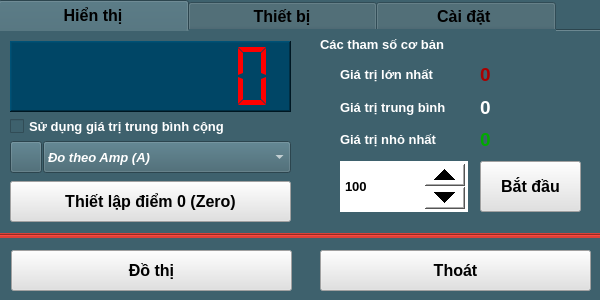
<?xml version="1.0" encoding="UTF-8"?>
<ui version="4.0">
 <class>Sensor_SEN0151</class>
 <widget class="QWidget" name="Sensor_SEN0151">
  <property name="geometry">
   <rect>
    <x>0</x>
    <y>0</y>
    <width>600</width>
    <height>300</height>
   </rect>
  </property>
  <property name="windowTitle">
   <string>Form</string>
  </property>
  <property name="windowIcon">
   <iconset resource="../image.qrc">
    <normaloff>:/image/CUR0151_Icon.jpg</normaloff>:/image/CUR0151_Icon.jpg</iconset>
  </property>
  <property name="styleSheet">
   <string notr="true">background-color: rgb(62, 97, 109);</string>
  </property>
  <widget class="QTabWidget" name="tabWidget">
   <property name="geometry">
    <rect>
     <x>-2</x>
     <y>0</y>
     <width>607</width>
     <height>238</height>
    </rect>
   </property>
   <property name="font">
    <font>
     <pointsize>12</pointsize>
     <bold>true</bold>
    </font>
   </property>
   <property name="styleSheet">
    <string notr="true">background-color: rgb(62, 97, 109);</string>
   </property>
   <property name="currentIndex">
    <number>0</number>
   </property>
   <property name="elideMode">
    <enum>Qt::ElideNone</enum>
   </property>
   <widget class="QWidget" name="tab_Infor_4">
    <attribute name="title">
     <string>            Hiển thị            </string>
    </attribute>
    <widget class="QLCDNumber" name="lcdNumber_Value">
     <property name="geometry">
      <rect>
       <x>10</x>
       <y>10</y>
       <width>281</width>
       <height>71</height>
      </rect>
     </property>
     <property name="styleSheet">
      <string notr="true">background-color: rgb(0, 70, 102);
color: rgb(255, 0, 0);</string>
     </property>
     <property name="frameShape">
      <enum>QFrame::WinPanel</enum>
     </property>
     <property name="lineWidth">
      <number>1</number>
     </property>
     <property name="smallDecimalPoint">
      <bool>false</bool>
     </property>
     <property name="digitCount">
      <number>7</number>
     </property>
     <property name="segmentStyle">
      <enum>QLCDNumber::Flat</enum>
     </property>
     <property name="value" stdset="0">
      <double>0.000000000000000</double>
     </property>
     <property name="intValue" stdset="0">
      <number>0</number>
     </property>
    </widget>
    <widget class="QPushButton" name="pushButton_3">
     <property name="geometry">
      <rect>
       <x>10</x>
       <y>110</y>
       <width>32</width>
       <height>32</height>
      </rect>
     </property>
     <property name="styleSheet">
      <string notr="true"/>
     </property>
     <property name="text">
      <string/>
     </property>
     <property name="icon">
      <iconset resource="../image.qrc">
       <normaloff>:/image/CUR0151_Icon.jpg</normaloff>:/image/CUR0151_Icon.jpg</iconset>
     </property>
     <property name="iconSize">
      <size>
       <width>32</width>
       <height>32</height>
      </size>
     </property>
    </widget>
    <widget class="QComboBox" name="comboBox_Temp_Unit">
     <property name="geometry">
      <rect>
       <x>43</x>
       <y>110</y>
       <width>248</width>
       <height>32</height>
      </rect>
     </property>
     <property name="font">
      <font>
       <pointsize>10</pointsize>
       <italic>true</italic>
       <bold>true</bold>
      </font>
     </property>
     <property name="layoutDirection">
      <enum>Qt::LeftToRight</enum>
     </property>
     <property name="styleSheet">
      <string notr="true">background-color: rgb(62, 97, 109);
color: rgb(255, 255, 255);</string>
     </property>
     <property name="editable">
      <bool>false</bool>
     </property>
     <item>
      <property name="text">
       <string>Đo theo Amp (A)</string>
      </property>
     </item>
     <item>
      <property name="text">
       <string>Đo theo milliAmp (mA)</string>
      </property>
     </item>
    </widget>
    <widget class="QSpinBox" name="spinBox_setSample">
     <property name="geometry">
      <rect>
       <x>340</x>
       <y>130</y>
       <width>128</width>
       <height>51</height>
      </rect>
     </property>
     <property name="font">
      <font>
       <pointsize>10</pointsize>
       <bold>true</bold>
      </font>
     </property>
     <property name="styleSheet">
      <string notr="true">QSpinBox
{
background-color: rgb(255, 255, 255);
color: rgb(0, 0, 0);
}
QSpinBox::up-button
{
    min-width:40px;
    min-height: 20px;
}
QSpinBox::down-button
{
    min-width: 40px;
    min-height: 20px;
}
</string>
     </property>
     <property name="minimum">
      <number>10</number>
     </property>
     <property name="maximum">
      <number>9999999</number>
     </property>
     <property name="value">
      <number>100</number>
     </property>
    </widget>
    <widget class="QPushButton" name="pushButton_getSamples">
     <property name="geometry">
      <rect>
       <x>480</x>
       <y>130</y>
       <width>101</width>
       <height>51</height>
      </rect>
     </property>
     <property name="font">
      <font>
       <pointsize>12</pointsize>
       <bold>true</bold>
      </font>
     </property>
     <property name="styleSheet">
      <string notr="true">background-color: rgb(225, 225, 225);</string>
     </property>
     <property name="text">
      <string>Bắt đầu</string>
     </property>
    </widget>
    <widget class="QLabel" name="label_sampleInfo">
     <property name="geometry">
      <rect>
       <x>320</x>
       <y>0</y>
       <width>261</width>
       <height>26</height>
      </rect>
     </property>
     <property name="font">
      <font>
       <pointsize>10</pointsize>
       <bold>true</bold>
      </font>
     </property>
     <property name="styleSheet">
      <string notr="true">color: rgb(255, 255, 255);</string>
     </property>
     <property name="text">
      <string>Các tham số cơ bản</string>
     </property>
    </widget>
    <widget class="QWidget" name="verticalLayoutWidget_16">
     <property name="geometry">
      <rect>
       <x>340</x>
       <y>30</y>
       <width>128</width>
       <height>92</height>
      </rect>
     </property>
     <layout class="QVBoxLayout" name="verticalLayout_16">
      <item>
       <widget class="QLabel" name="label_22">
        <property name="font">
         <font>
          <pointsize>10</pointsize>
          <bold>true</bold>
         </font>
        </property>
        <property name="styleSheet">
         <string notr="true">color: rgb(255, 255, 255);</string>
        </property>
        <property name="text">
         <string>Giá trị lớn nhất</string>
        </property>
       </widget>
      </item>
      <item>
       <widget class="QLabel" name="label_29">
        <property name="font">
         <font>
          <pointsize>10</pointsize>
          <bold>true</bold>
         </font>
        </property>
        <property name="styleSheet">
         <string notr="true">color: rgb(255, 255, 255);</string>
        </property>
        <property name="text">
         <string>Giá trị trung bình</string>
        </property>
       </widget>
      </item>
      <item>
       <widget class="QLabel" name="label_30">
        <property name="font">
         <font>
          <pointsize>10</pointsize>
          <bold>true</bold>
         </font>
        </property>
        <property name="styleSheet">
         <string notr="true">color: rgb(255, 255, 255);</string>
        </property>
        <property name="text">
         <string>Giá trị nhỏ nhất</string>
        </property>
       </widget>
      </item>
     </layout>
    </widget>
    <widget class="QWidget" name="verticalLayoutWidget_17">
     <property name="geometry">
      <rect>
       <x>480</x>
       <y>30</y>
       <width>101</width>
       <height>92</height>
      </rect>
     </property>
     <layout class="QVBoxLayout" name="verticalLayout_17">
      <item>
       <widget class="QLabel" name="label_ValueMax">
        <property name="font">
         <font>
          <pointsize>14</pointsize>
          <bold>true</bold>
         </font>
        </property>
        <property name="styleSheet">
         <string notr="true">color: rgb(170, 0, 0);</string>
        </property>
        <property name="text">
         <string>0</string>
        </property>
       </widget>
      </item>
      <item>
       <widget class="QLabel" name="label_ValueAvg">
        <property name="font">
         <font>
          <pointsize>14</pointsize>
          <bold>true</bold>
         </font>
        </property>
        <property name="styleSheet">
         <string notr="true">color: rgb(255, 255, 255);</string>
        </property>
        <property name="text">
         <string>0</string>
        </property>
       </widget>
      </item>
      <item>
       <widget class="QLabel" name="label_ValueMin">
        <property name="font">
         <font>
          <pointsize>14</pointsize>
          <bold>true</bold>
         </font>
        </property>
        <property name="styleSheet">
         <string notr="true">color: rgb(0, 170, 0);</string>
        </property>
        <property name="text">
         <string>0</string>
        </property>
       </widget>
      </item>
     </layout>
    </widget>
    <widget class="QCheckBox" name="checkBox_setMathAvg">
     <property name="geometry">
      <rect>
       <x>10</x>
       <y>82</y>
       <width>281</width>
       <height>27</height>
      </rect>
     </property>
     <property name="font">
      <font>
       <pointsize>10</pointsize>
       <bold>true</bold>
      </font>
     </property>
     <property name="styleSheet">
      <string notr="true">color: rgb(255, 255, 255);</string>
     </property>
     <property name="text">
      <string>Sử dụng giá trị trung bình cộng</string>
     </property>
    </widget>
    <widget class="QPushButton" name="pushButton_SetZero">
     <property name="geometry">
      <rect>
       <x>10</x>
       <y>150</y>
       <width>281</width>
       <height>41</height>
      </rect>
     </property>
     <property name="font">
      <font>
       <pointsize>12</pointsize>
       <bold>true</bold>
      </font>
     </property>
     <property name="styleSheet">
      <string notr="true">background-color: rgb(225, 225, 225);</string>
     </property>
     <property name="text">
      <string>Thiết lập điểm 0 (Zero)</string>
     </property>
    </widget>
   </widget>
   <widget class="QWidget" name="tab_8">
    <attribute name="title">
     <string>            Thiết bị            </string>
    </attribute>
    <widget class="QWidget" name="verticalLayoutWidget_18">
     <property name="geometry">
      <rect>
       <x>150</x>
       <y>10</y>
       <width>291</width>
       <height>101</height>
      </rect>
     </property>
     <layout class="QVBoxLayout" name="verticalLayout_18">
      <item>
       <widget class="QLabel" name="label_Name">
        <property name="font">
         <font>
          <pointsize>10</pointsize>
         </font>
        </property>
        <property name="styleSheet">
         <string notr="true">color: rgb(255, 255, 255);</string>
        </property>
        <property name="text">
         <string/>
        </property>
       </widget>
      </item>
      <item>
       <widget class="QLabel" name="label_Address">
        <property name="font">
         <font>
          <pointsize>10</pointsize>
         </font>
        </property>
        <property name="styleSheet">
         <string notr="true">color: rgb(255, 255, 255);</string>
        </property>
        <property name="text">
         <string/>
        </property>
       </widget>
      </item>
      <item>
       <widget class="QLabel" name="label_SerialNumber">
        <property name="font">
         <font>
          <pointsize>10</pointsize>
         </font>
        </property>
        <property name="styleSheet">
         <string notr="true">color: rgb(255, 255, 255);</string>
        </property>
        <property name="text">
         <string/>
        </property>
       </widget>
      </item>
     </layout>
    </widget>
    <widget class="QWidget" name="verticalLayoutWidget_19">
     <property name="geometry">
      <rect>
       <x>10</x>
       <y>10</y>
       <width>111</width>
       <height>131</height>
      </rect>
     </property>
     <layout class="QVBoxLayout" name="verticalLayout_19">
      <item>
       <widget class="QLabel" name="label_31">
        <property name="font">
         <font>
          <pointsize>10</pointsize>
          <bold>true</bold>
         </font>
        </property>
        <property name="styleSheet">
         <string notr="true">color: rgb(255, 255, 255);</string>
        </property>
        <property name="text">
         <string>Tên thiết bị:</string>
        </property>
       </widget>
      </item>
      <item>
       <widget class="QLabel" name="label_32">
        <property name="font">
         <font>
          <pointsize>10</pointsize>
          <bold>true</bold>
         </font>
        </property>
        <property name="styleSheet">
         <string notr="true">color: rgb(255, 255, 255);</string>
        </property>
        <property name="text">
         <string>Địa chỉ:</string>
        </property>
       </widget>
      </item>
      <item>
       <widget class="QLabel" name="label_33">
        <property name="font">
         <font>
          <pointsize>10</pointsize>
          <bold>true</bold>
         </font>
        </property>
        <property name="styleSheet">
         <string notr="true">color: rgb(255, 255, 255);</string>
        </property>
        <property name="text">
         <string>Mã sê-ri:</string>
        </property>
       </widget>
      </item>
      <item>
       <widget class="QLabel" name="label_34">
        <property name="font">
         <font>
          <pointsize>10</pointsize>
          <bold>true</bold>
         </font>
        </property>
        <property name="styleSheet">
         <string notr="true">color: rgb(255, 255, 255);</string>
        </property>
        <property name="text">
         <string>Mô tả:</string>
        </property>
       </widget>
      </item>
     </layout>
    </widget>
    <widget class="QWidget" name="verticalLayoutWidget_20">
     <property name="geometry">
      <rect>
       <x>150</x>
       <y>110</y>
       <width>291</width>
       <height>61</height>
      </rect>
     </property>
     <layout class="QVBoxLayout" name="verticalLayout_20">
      <item>
       <widget class="QLabel" name="label_Description">
        <property name="font">
         <font>
          <pointsize>10</pointsize>
         </font>
        </property>
        <property name="styleSheet">
         <string notr="true">color: rgb(255, 255, 255);</string>
        </property>
        <property name="text">
         <string/>
        </property>
        <property name="alignment">
         <set>Qt::AlignLeading|Qt::AlignLeft|Qt::AlignTop</set>
        </property>
       </widget>
      </item>
     </layout>
    </widget>
   </widget>
   <widget class="QWidget" name="tab_9">
    <attribute name="title">
     <string>           Cài đặt            </string>
    </attribute>
    <widget class="QLabel" name="label_35">
     <property name="geometry">
      <rect>
       <x>277</x>
       <y>40</y>
       <width>41</width>
       <height>22</height>
      </rect>
     </property>
     <property name="font">
      <font>
       <pointsize>10</pointsize>
       <bold>true</bold>
      </font>
     </property>
     <property name="styleSheet">
      <string notr="true">color: rgb(255, 255, 255);</string>
     </property>
     <property name="text">
      <string>(ms)</string>
     </property>
    </widget>
    <widget class="QLabel" name="label_36">
     <property name="geometry">
      <rect>
       <x>20</x>
       <y>40</y>
       <width>141</width>
       <height>22</height>
      </rect>
     </property>
     <property name="font">
      <font>
       <pointsize>10</pointsize>
       <bold>true</bold>
      </font>
     </property>
     <property name="styleSheet">
      <string notr="true">color: rgb(255, 255, 255);</string>
     </property>
     <property name="text">
      <string>Thời gian lấy mẫu :</string>
     </property>
    </widget>
    <widget class="QPushButton" name="pushButton_SetSampleTime">
     <property name="geometry">
      <rect>
       <x>320</x>
       <y>20</y>
       <width>161</width>
       <height>61</height>
      </rect>
     </property>
     <property name="font">
      <font>
       <pointsize>12</pointsize>
       <bold>true</bold>
      </font>
     </property>
     <property name="styleSheet">
      <string notr="true">background-color: rgb(225, 225, 225);</string>
     </property>
     <property name="text">
      <string>Cài đặt</string>
     </property>
    </widget>
    <widget class="QSpinBox" name="spinBox_SampleTime">
     <property name="geometry">
      <rect>
       <x>160</x>
       <y>10</y>
       <width>111</width>
       <height>81</height>
      </rect>
     </property>
     <property name="font">
      <font>
       <pointsize>10</pointsize>
       <bold>true</bold>
      </font>
     </property>
     <property name="styleSheet">
      <string notr="true">QSpinBox
{
background-color: rgb(255, 255, 255);
color: rgb(0, 0, 0);
}
QSpinBox::up-button
{
    min-width:40px;
    min-height: 20px;
}
QSpinBox::down-button
{
    min-width: 40px;
    min-height: 20px;
}
</string>
     </property>
     <property name="minimum">
      <number>10</number>
     </property>
     <property name="maximum">
      <number>9999999</number>
     </property>
     <property name="value">
      <number>100</number>
     </property>
    </widget>
    <widget class="Line" name="line_4">
     <property name="geometry">
      <rect>
       <x>10</x>
       <y>100</y>
       <width>581</width>
       <height>20</height>
      </rect>
     </property>
     <property name="orientation">
      <enum>Qt::Horizontal</enum>
     </property>
    </widget>
    <widget class="QPushButton" name="pushButton_Calib">
     <property name="geometry">
      <rect>
       <x>320</x>
       <y>120</y>
       <width>161</width>
       <height>61</height>
      </rect>
     </property>
     <property name="font">
      <font>
       <pointsize>12</pointsize>
       <bold>true</bold>
      </font>
     </property>
     <property name="styleSheet">
      <string notr="true">background-color: rgb(225, 225, 225);</string>
     </property>
     <property name="text">
      <string>Hiệu chuẩn</string>
     </property>
    </widget>
    <widget class="QLabel" name="label_37">
     <property name="geometry">
      <rect>
       <x>20</x>
       <y>139</y>
       <width>231</width>
       <height>22</height>
      </rect>
     </property>
     <property name="font">
      <font>
       <pointsize>10</pointsize>
       <bold>true</bold>
      </font>
     </property>
     <property name="styleSheet">
      <string notr="true">color: rgb(255, 255, 255);</string>
     </property>
     <property name="text">
      <string>Hiệu chuẩn thiết bị :</string>
     </property>
    </widget>
    <widget class="QLabel" name="label_calibInfo">
     <property name="geometry">
      <rect>
       <x>40</x>
       <y>160</y>
       <width>271</width>
       <height>22</height>
      </rect>
     </property>
     <property name="font">
      <font>
       <pointsize>10</pointsize>
       <italic>true</italic>
       <bold>true</bold>
      </font>
     </property>
     <property name="styleSheet">
      <string notr="true">color: rgb(255, 255, 127);</string>
     </property>
     <property name="text">
      <string>(chưa hiệu chuẩn)</string>
     </property>
    </widget>
   </widget>
  </widget>
  <widget class="Line" name="line">
   <property name="geometry">
    <rect>
     <x>-2</x>
     <y>233</y>
     <width>605</width>
     <height>5</height>
    </rect>
   </property>
   <property name="styleSheet">
    <string notr="true">background-color: rgb(219, 64, 56);</string>
   </property>
   <property name="frameShadow">
    <enum>QFrame::Sunken</enum>
   </property>
   <property name="orientation">
    <enum>Qt::Horizontal</enum>
   </property>
  </widget>
  <widget class="QPushButton" name="pushButton_Exit">
   <property name="geometry">
    <rect>
     <x>320</x>
     <y>250</y>
     <width>271</width>
     <height>41</height>
    </rect>
   </property>
   <property name="font">
    <font>
     <pointsize>12</pointsize>
     <bold>true</bold>
    </font>
   </property>
   <property name="styleSheet">
    <string notr="true">background-color: rgb(225, 225, 225);</string>
   </property>
   <property name="text">
    <string>Thoát</string>
   </property>
  </widget>
  <widget class="QPushButton" name="pushButton_ChartZoom">
   <property name="geometry">
    <rect>
     <x>11</x>
     <y>250</y>
     <width>281</width>
     <height>41</height>
    </rect>
   </property>
   <property name="font">
    <font>
     <pointsize>12</pointsize>
     <bold>true</bold>
    </font>
   </property>
   <property name="styleSheet">
    <string notr="true">background-color: rgb(225, 225, 225);</string>
   </property>
   <property name="text">
    <string>Đồ thị</string>
   </property>
  </widget>
 </widget>
 <resources>
  <include location="../image.qrc"/>
 </resources>
 <connections/>
</ui>
